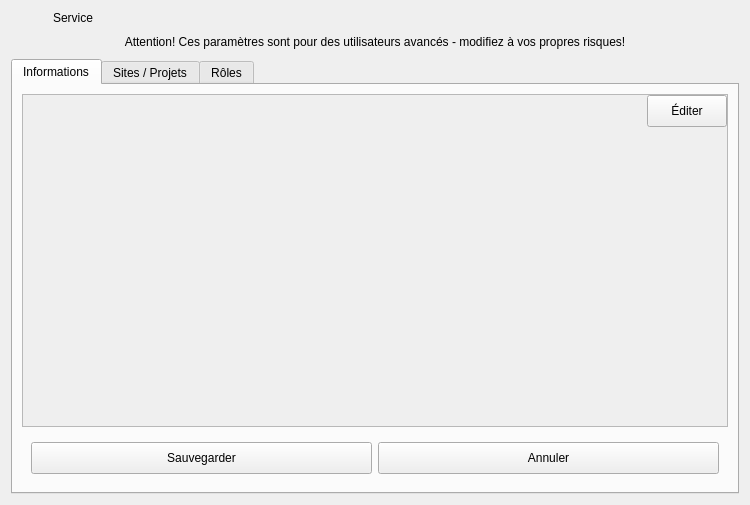
<?xml version="1.0" encoding="UTF-8"?>
<ui version="4.0">
 <class>ServiceWidget</class>
 <widget class="QWidget" name="ServiceWidget">
  <property name="windowModality">
   <enum>Qt::WindowModal</enum>
  </property>
  <property name="geometry">
   <rect>
    <x>0</x>
    <y>0</y>
    <width>750</width>
    <height>505</height>
   </rect>
  </property>
  <property name="windowTitle">
   <string>Form</string>
  </property>
  <property name="styleSheet">
   <string notr="true"/>
  </property>
  <layout class="QVBoxLayout" name="verticalLayout">
   <property name="spacing">
    <number>10</number>
   </property>
   <item>
    <layout class="QHBoxLayout" name="horizontalLayout_3">
     <item>
      <widget class="QLabel" name="icoTitle">
       <property name="sizePolicy">
        <sizepolicy hsizetype="Fixed" vsizetype="Fixed">
         <horstretch>0</horstretch>
         <verstretch>0</verstretch>
        </sizepolicy>
       </property>
       <property name="maximumSize">
        <size>
         <width>32</width>
         <height>32</height>
        </size>
       </property>
       <property name="text">
        <string/>
       </property>
       <property name="pixmap">
        <pixmap resource="../../resources/TeraClient.qrc">:/icons/service.png</pixmap>
       </property>
       <property name="scaledContents">
        <bool>true</bool>
       </property>
      </widget>
     </item>
     <item>
      <widget class="QLabel" name="lblTitle">
       <property name="font">
        <font>
         <bold>false</bold>
        </font>
       </property>
       <property name="text">
        <string>Service</string>
       </property>
      </widget>
     </item>
    </layout>
   </item>
   <item>
    <widget class="QLabel" name="lblWarning">
     <property name="text">
      <string>Attention! Ces paramètres sont pour des utilisateurs avancés - modifiez à vos propres risques!</string>
     </property>
     <property name="alignment">
      <set>Qt::AlignCenter</set>
     </property>
     <property name="wordWrap">
      <bool>true</bool>
     </property>
    </widget>
   </item>
   <item>
    <widget class="QTabWidget" name="tabNav">
     <property name="currentIndex">
      <number>0</number>
     </property>
     <widget class="QWidget" name="tabDashboard">
      <attribute name="icon">
       <iconset resource="../../resources/TeraClient.qrc">
        <normaloff>:/icons/dashboard.png</normaloff>:/icons/dashboard.png</iconset>
      </attribute>
      <attribute name="title">
       <string>Informations</string>
      </attribute>
      <layout class="QVBoxLayout" name="verticalLayout_2">
       <item>
        <widget class="QScrollArea" name="scrollArea">
         <property name="widgetResizable">
          <bool>true</bool>
         </property>
         <widget class="QWidget" name="scrollAreaWidgetContents">
          <property name="geometry">
           <rect>
            <x>0</x>
            <y>0</y>
            <width>708</width>
            <height>311</height>
           </rect>
          </property>
          <layout class="QVBoxLayout" name="verticalLayout_5">
           <property name="leftMargin">
            <number>0</number>
           </property>
           <property name="topMargin">
            <number>0</number>
           </property>
           <property name="rightMargin">
            <number>0</number>
           </property>
           <property name="bottomMargin">
            <number>0</number>
           </property>
           <item>
            <layout class="QHBoxLayout" name="horizontalLayout">
             <item>
              <spacer name="horizontalSpacer">
               <property name="orientation">
                <enum>Qt::Horizontal</enum>
               </property>
               <property name="sizeHint" stdset="0">
                <size>
                 <width>40</width>
                 <height>1</height>
                </size>
               </property>
              </spacer>
             </item>
             <item>
              <widget class="QPushButton" name="btnEdit">
               <property name="minimumSize">
                <size>
                 <width>0</width>
                 <height>32</height>
                </size>
               </property>
               <property name="cursor">
                <cursorShape>PointingHandCursor</cursorShape>
               </property>
               <property name="text">
                <string>Éditer</string>
               </property>
               <property name="icon">
                <iconset resource="../../resources/TeraClient.qrc">
                 <normaloff>:/icons/edit.png</normaloff>:/icons/edit.png</iconset>
               </property>
               <property name="iconSize">
                <size>
                 <width>20</width>
                 <height>20</height>
                </size>
               </property>
              </widget>
             </item>
            </layout>
           </item>
           <item>
            <widget class="TeraForm" name="wdgService" native="true">
             <property name="sizePolicy">
              <sizepolicy hsizetype="Preferred" vsizetype="MinimumExpanding">
               <horstretch>0</horstretch>
               <verstretch>0</verstretch>
              </sizepolicy>
             </property>
            </widget>
           </item>
          </layout>
         </widget>
        </widget>
       </item>
       <item>
        <widget class="QFrame" name="frameButtons">
         <layout class="QHBoxLayout" name="horizontalLayout_2">
          <item>
           <widget class="QPushButton" name="btnSave">
            <property name="minimumSize">
             <size>
              <width>0</width>
              <height>32</height>
             </size>
            </property>
            <property name="cursor">
             <cursorShape>PointingHandCursor</cursorShape>
            </property>
            <property name="text">
             <string>Sauvegarder</string>
            </property>
            <property name="icon">
             <iconset resource="../../resources/TeraClient.qrc">
              <normaloff>:/icons/save.png</normaloff>:/icons/save.png</iconset>
            </property>
            <property name="iconSize">
             <size>
              <width>24</width>
              <height>24</height>
             </size>
            </property>
           </widget>
          </item>
          <item>
           <widget class="QPushButton" name="btnUndo">
            <property name="minimumSize">
             <size>
              <width>0</width>
              <height>32</height>
             </size>
            </property>
            <property name="cursor">
             <cursorShape>PointingHandCursor</cursorShape>
            </property>
            <property name="text">
             <string>Annuler</string>
            </property>
            <property name="icon">
             <iconset resource="../../resources/TeraClient.qrc">
              <normaloff>:/icons/undo.png</normaloff>:/icons/undo.png</iconset>
            </property>
            <property name="iconSize">
             <size>
              <width>24</width>
              <height>24</height>
             </size>
            </property>
           </widget>
          </item>
         </layout>
        </widget>
       </item>
      </layout>
     </widget>
     <widget class="QWidget" name="tabProjects">
      <attribute name="icon">
       <iconset resource="../../resources/TeraClient.qrc">
        <normaloff>:/icons/site.png</normaloff>:/icons/site.png</iconset>
      </attribute>
      <attribute name="title">
       <string>Sites / Projets</string>
      </attribute>
      <layout class="QVBoxLayout" name="verticalLayout_3">
       <item>
        <widget class="QTreeWidget" name="treeProjects">
         <property name="focusPolicy">
          <enum>Qt::NoFocus</enum>
         </property>
         <property name="editTriggers">
          <set>QAbstractItemView::NoEditTriggers</set>
         </property>
         <property name="selectionMode">
          <enum>QAbstractItemView::NoSelection</enum>
         </property>
         <attribute name="headerVisible">
          <bool>false</bool>
         </attribute>
         <column>
          <property name="text">
           <string notr="true">1</string>
          </property>
         </column>
        </widget>
       </item>
       <item>
        <widget class="QPushButton" name="btnUpdateProjects">
         <property name="minimumSize">
          <size>
           <width>0</width>
           <height>32</height>
          </size>
         </property>
         <property name="cursor">
          <cursorShape>PointingHandCursor</cursorShape>
         </property>
         <property name="text">
          <string>Mettre à jour les sites / projets associés</string>
         </property>
         <property name="icon">
          <iconset resource="../../resources/TeraClient.qrc">
           <normaloff>:/icons/save.png</normaloff>:/icons/save.png</iconset>
         </property>
         <property name="iconSize">
          <size>
           <width>24</width>
           <height>24</height>
          </size>
         </property>
        </widget>
       </item>
      </layout>
     </widget>
     <widget class="QWidget" name="tabRoles">
      <attribute name="icon">
       <iconset resource="../../resources/TeraClient.qrc">
        <normaloff>:/icons/config.png</normaloff>:/icons/config.png</iconset>
      </attribute>
      <attribute name="title">
       <string>Rôles</string>
      </attribute>
      <layout class="QVBoxLayout" name="verticalLayout_4">
       <item>
        <widget class="QListWidget" name="lstRoles">
         <property name="editTriggers">
          <set>QAbstractItemView::NoEditTriggers</set>
         </property>
        </widget>
       </item>
       <item>
        <layout class="QHBoxLayout" name="horizontalLayout_4">
         <item>
          <widget class="QPushButton" name="btnNewRole">
           <property name="enabled">
            <bool>true</bool>
           </property>
           <property name="sizePolicy">
            <sizepolicy hsizetype="Preferred" vsizetype="Minimum">
             <horstretch>0</horstretch>
             <verstretch>0</verstretch>
            </sizepolicy>
           </property>
           <property name="minimumSize">
            <size>
             <width>125</width>
             <height>40</height>
            </size>
           </property>
           <property name="maximumSize">
            <size>
             <width>16777215</width>
             <height>16777215</height>
            </size>
           </property>
           <property name="cursor">
            <cursorShape>PointingHandCursor</cursorShape>
           </property>
           <property name="text">
            <string>Nouveau Rôle</string>
           </property>
           <property name="icon">
            <iconset resource="../../resources/TeraClient.qrc">
             <normaloff>:/icons/new.png</normaloff>:/icons/new.png</iconset>
           </property>
           <property name="iconSize">
            <size>
             <width>24</width>
             <height>24</height>
            </size>
           </property>
           <property name="flat">
            <bool>false</bool>
           </property>
          </widget>
         </item>
         <item>
          <widget class="QPushButton" name="btnEditRole">
           <property name="enabled">
            <bool>false</bool>
           </property>
           <property name="minimumSize">
            <size>
             <width>125</width>
             <height>40</height>
            </size>
           </property>
           <property name="cursor">
            <cursorShape>PointingHandCursor</cursorShape>
           </property>
           <property name="text">
            <string>Éditer</string>
           </property>
           <property name="icon">
            <iconset resource="../../resources/TeraClient.qrc">
             <normaloff>:/icons/edit.png</normaloff>:/icons/edit.png</iconset>
           </property>
           <property name="iconSize">
            <size>
             <width>24</width>
             <height>24</height>
            </size>
           </property>
          </widget>
         </item>
         <item>
          <widget class="QPushButton" name="btnDeleteRole">
           <property name="enabled">
            <bool>false</bool>
           </property>
           <property name="sizePolicy">
            <sizepolicy hsizetype="Preferred" vsizetype="Fixed">
             <horstretch>0</horstretch>
             <verstretch>0</verstretch>
            </sizepolicy>
           </property>
           <property name="minimumSize">
            <size>
             <width>125</width>
             <height>40</height>
            </size>
           </property>
           <property name="cursor">
            <cursorShape>PointingHandCursor</cursorShape>
           </property>
           <property name="text">
            <string>Supprimer</string>
           </property>
           <property name="icon">
            <iconset resource="../../resources/TeraClient.qrc">
             <normaloff>:/icons/delete_old.png</normaloff>:/icons/delete_old.png</iconset>
           </property>
           <property name="iconSize">
            <size>
             <width>24</width>
             <height>24</height>
            </size>
           </property>
          </widget>
         </item>
        </layout>
       </item>
      </layout>
     </widget>
    </widget>
   </item>
  </layout>
 </widget>
 <customwidgets>
  <customwidget>
   <class>TeraForm</class>
   <extends>QWidget</extends>
   <header>TeraForm.h</header>
   <container>1</container>
  </customwidget>
 </customwidgets>
 <resources>
  <include location="../../resources/TeraClient.qrc"/>
 </resources>
 <connections/>
</ui>
